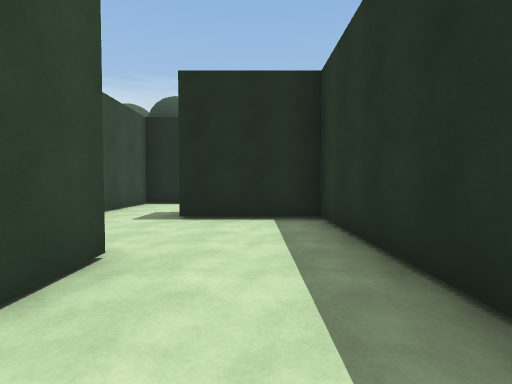
view 1 (above)

24 first-person views from a walk through a scene from a Unity 3-D project. The camera is 1.3 m above the floor, tilts 2° down and sees 85° across. The floor is counted in squares, 1.8 m on a side. Each view is taken from the middle of a square. On the plan, view 1 faces up. The plan holds only what a view shows up to about 10 squares ahead; the rest is blank. The place goes on beyond the plan. The player is left out. Surface patterns are stand-ins for the level's own textures.

view 2
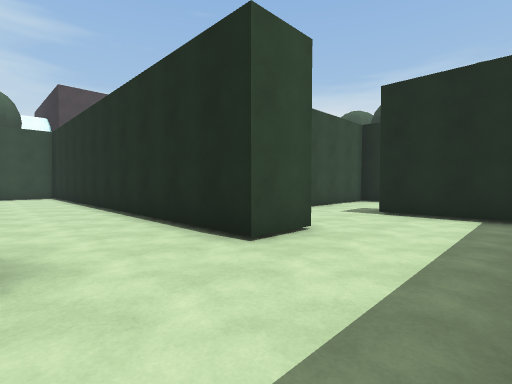

view 3
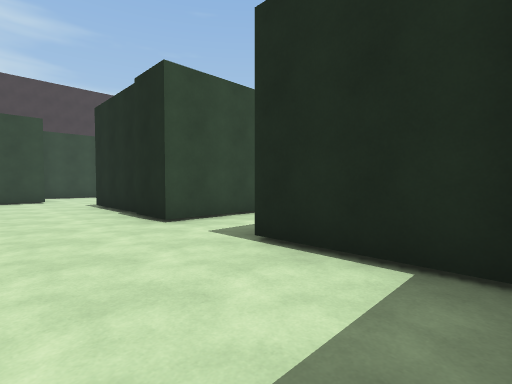

view 4
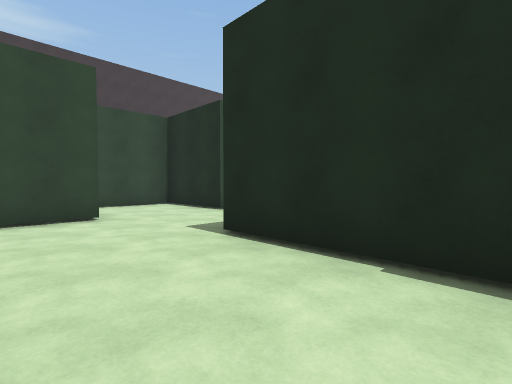

view 5
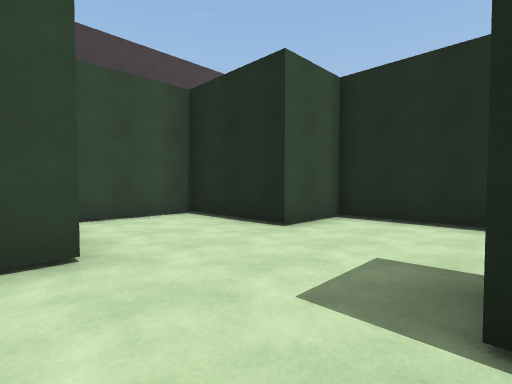

view 6
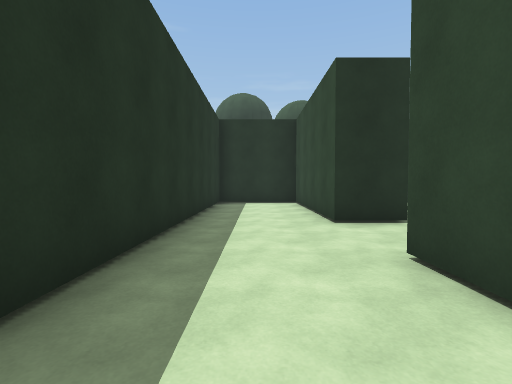

view 7
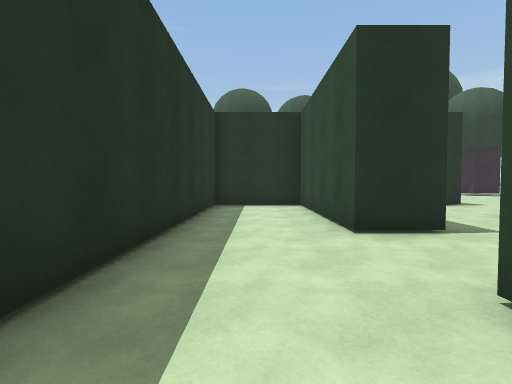

view 8
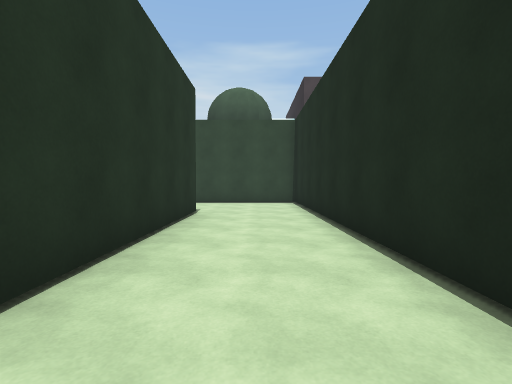

view 9
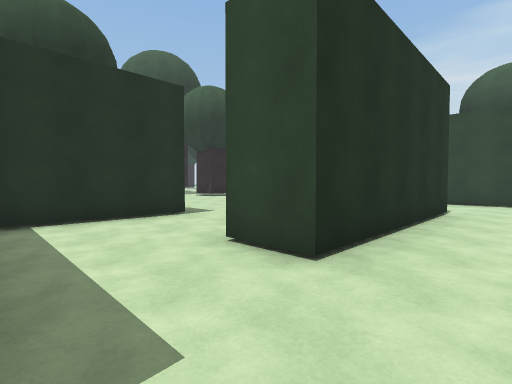

view 10
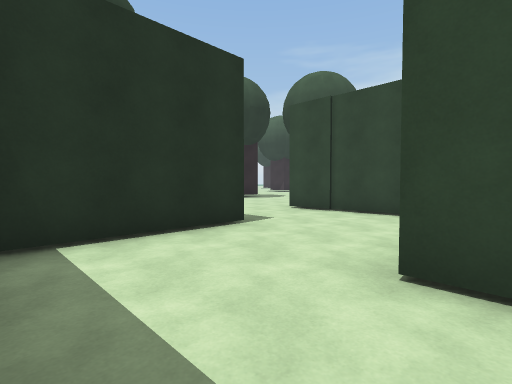

view 11
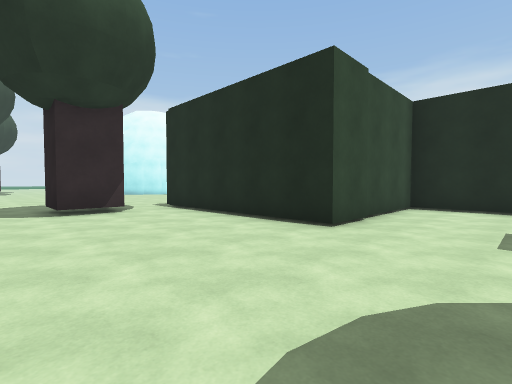

view 12
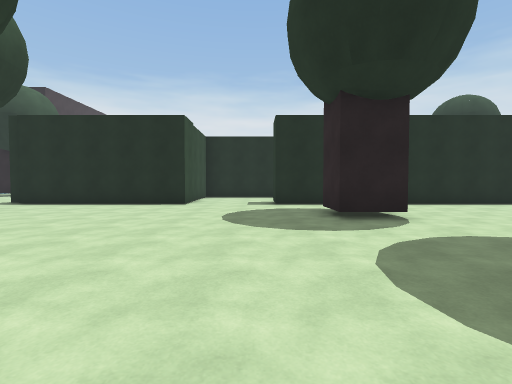

view 13
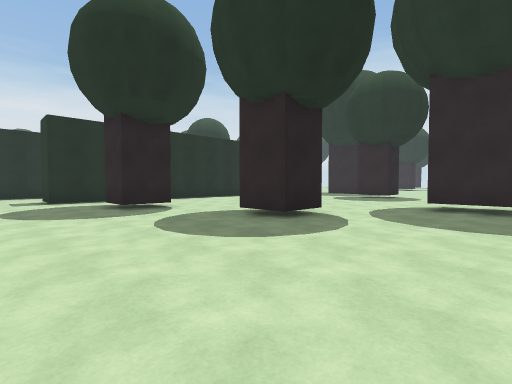

view 14
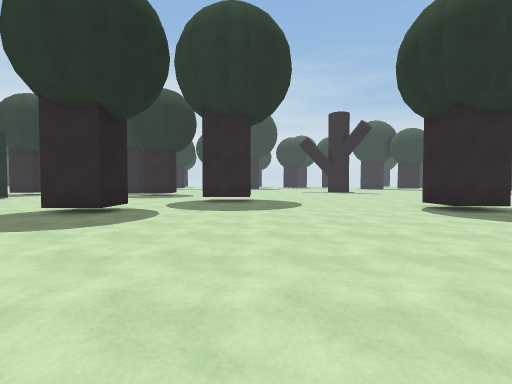

view 15
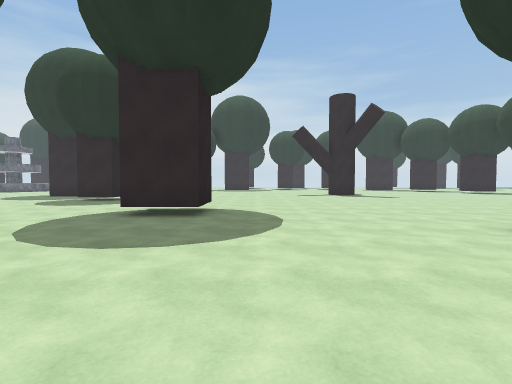

view 16
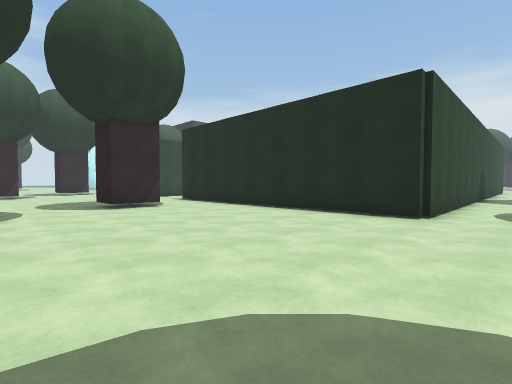

view 17
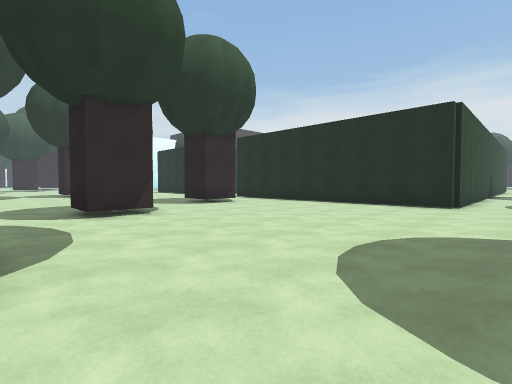

view 18
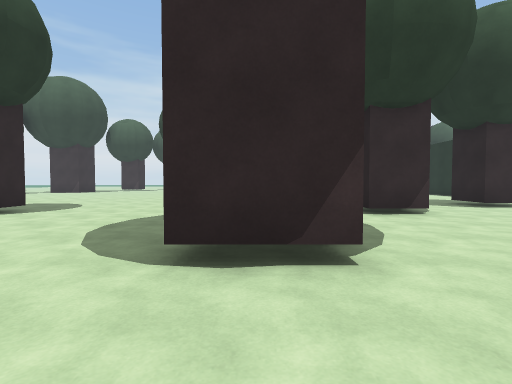

view 19
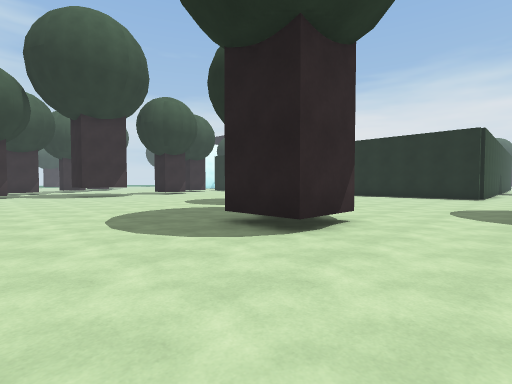

view 20
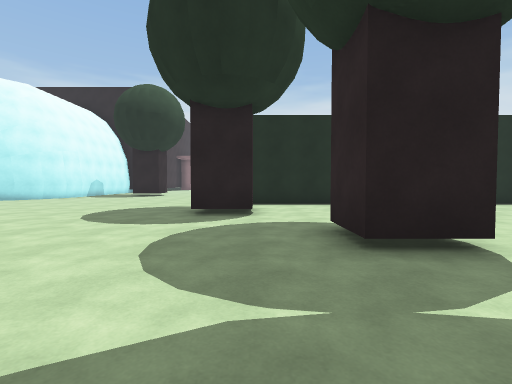

view 21
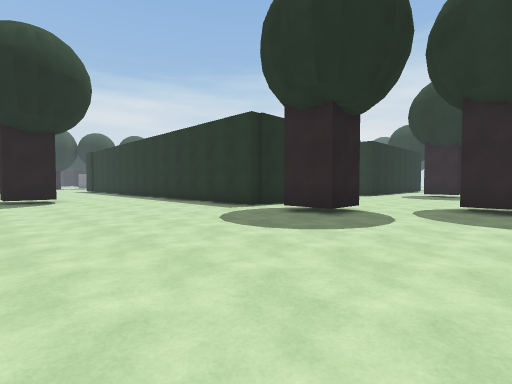

view 22
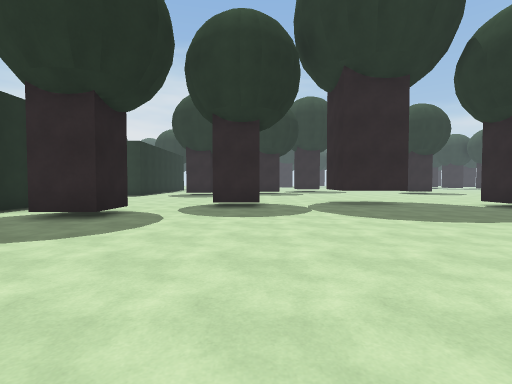

view 23
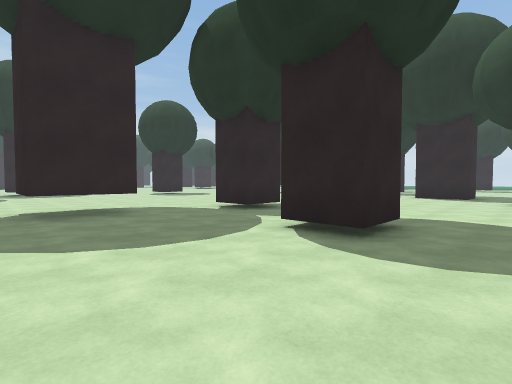

view 24
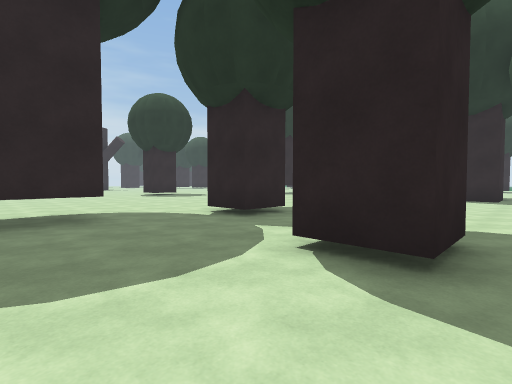

### Floor plan
Key: @ floor where view 1 was taken; # wall or solid block; . floor; T thing the floor can be seen under or through.
Columns run from 21 left of view 1 to 4 right of it. Each row starts with its distance up from view 1.
 10           ###    ##
  9           #...   #.
  8        ####...   #..
  7        #.....    #..
  6        #.....#####..####
  5        #...............#
  4           #............#
  3           #............#
  2        #############...#
  1        #...............#
  0  #     #.............@.#.
 -1  ##    #...........#...#.
 -2  ...   #.. #####...#...#.
 -3  ....      #.......#...#.
 -4 ......     #.......#...#..
 -5 ......#    #.......#...#..
 -6 ......#    #...#########..
 -7 ......######...#########..
 -8 ..........................
 -9 ......##........##........
-10 ......##........##........
-11 ..........................
-12 ........# ................
-13 ........##................
-14  .................#.......
-15   ........................
-16   .......TT..........##...
-17   .......T ..........##...
-18   ...................##...
-19   ..#.....................
-20   ... ....................
-21   ...  .#.... ............
-22   ...          ...........
-23   ...          ...##......
-24   ...          ...# ......

Where each view was taken, in squares from view 1:
view 1: 0 up, 0 right, facing up
view 2: 1 down, 1 right, facing up-left
view 3: 3 up, 1 right, facing up-left
view 4: 3 up, 5 left, facing up-left
view 5: 4 up, 8 left, facing up-left
view 6: 4 up, 0 right, facing down
view 7: 3 up, 0 right, facing down
view 8: 0 up, 4 left, facing left
view 9: 0 up, 3 left, facing down-left
view 10: 2 down, 3 left, facing down-left
view 11: 11 down, 7 left, facing up-left
view 12: 16 down, 7 left, facing up
view 13: 18 down, 8 left, facing up-right
view 14: 18 down, 10 left, facing right
view 15: 19 down, 6 left, facing right
view 16: 13 down, 4 right, facing up-left
view 17: 16 down, 4 right, facing up-left
view 18: 17 down, 4 right, facing left
view 19: 21 down, 4 right, facing up-left
view 20: 16 down, 14 left, facing up
view 21: 13 down, 21 left, facing up-right
view 22: 13 down, 21 left, facing right
view 23: 15 down, 19 left, facing down-right
view 24: 16 down, 18 left, facing down-right
